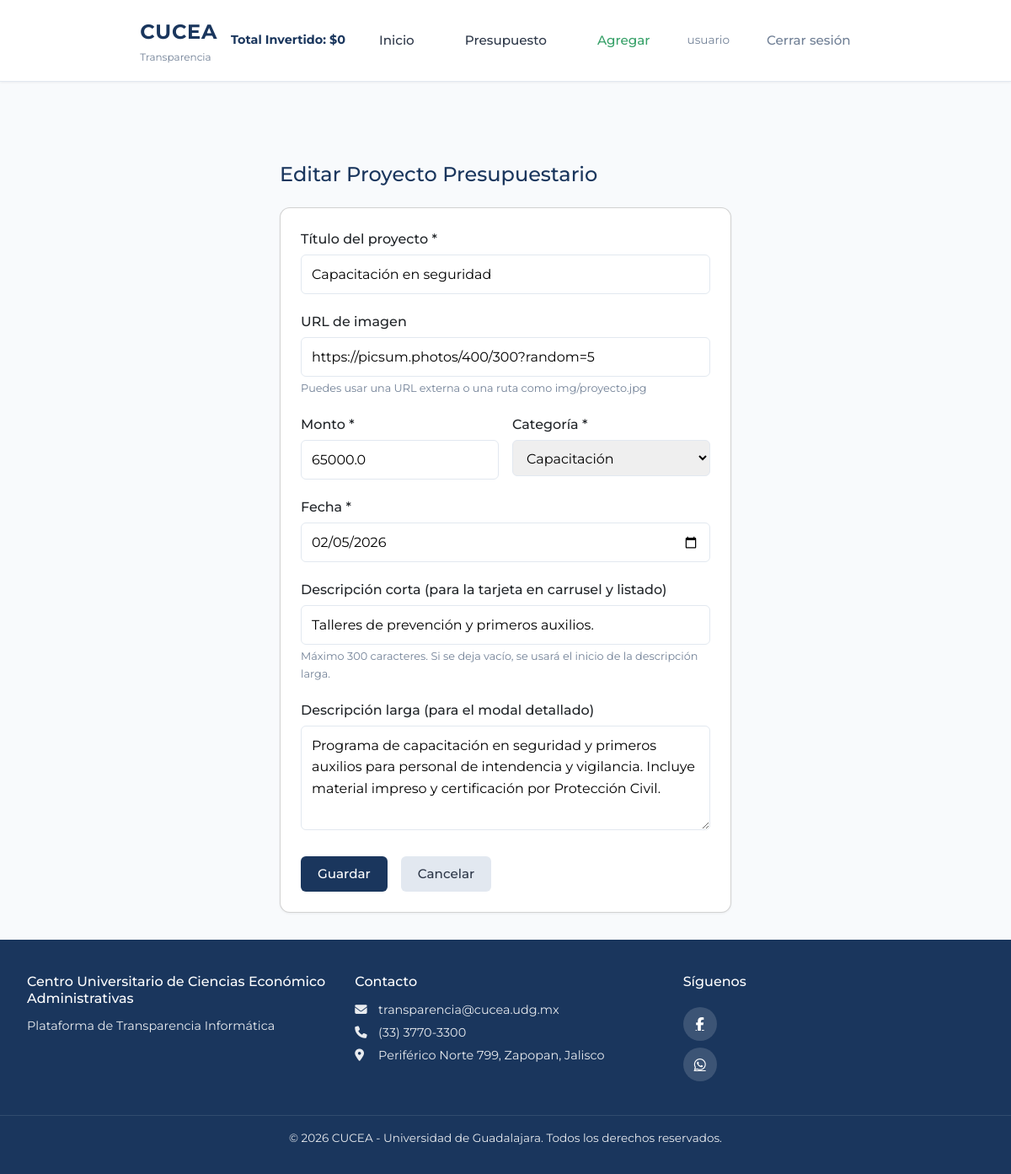
/presupuesto/editar/5 (signed in), run on the app's committed database.
### models.py (models this page shows, shortened)
class Usuario(UserMixin, db.Model):
    __tablename__ = 'usuarios'
    id = db.Column(db.Integer, primary_key=True)
    email = db.Column(db.String(120), unique=True, nullable=False, index=True)
    password_hash = db.Column(db.String(256), nullable=False)
    nombre = db.Column(db.String(100), nullable=False)
    es_admin = db.Column(db.Boolean, default=False, nullable=False)
    fecha_registro = db.Column(db.DateTime, default=datetime.utcnow)
    votos = db.relationship('VotoPresupuesto', backref='usuario', lazy='dynamic')
    @property
    def es_administrador(self):
        return self.es_admin

class Presupuesto(db.Model):
    __tablename__ = 'presupuestos'
    id = db.Column(db.Integer, primary_key=True)
    concepto = db.Column(db.String(200), nullable=False)  # Título del proyecto
    descripcion_corta = db.Column(db.String(300))  # Resumen breve para la card (si vacío se trunca descripcion)
    descripcion = db.Column(db.Text)  # Descripción larga para el modal
    imagen_url = db.Column(db.String(500))  # Ruta o URL de imagen (ej: img/proyecto1.jpg)
    monto = db.Column(db.Float, nullable=False)
    categoria = db.Column(db.String(100), nullable=False)
    fecha = db.Column(db.Date, nullable=False)  # Fecha del proyecto
    cantidad_gasto = db.Column(db.Float, default=0, nullable=False)
    likes = db.Column(db.Integer, default=0, nullable=False)
    dislikes = db.Column(db.Integer, default=0, nullable=False)
    fecha_registro = db.Column(db.DateTime, default=datetime.utcnow)
    comentarios = db.relationship('Comentario', backref='presupuesto', lazy='dynamic', order_by='Comentario.fecha_creacion')
    votos = db.relationship('VotoPresupuesto', backref='presupuesto', lazy='dynamic', foreign_keys='VotoPresupuesto.presupuesto_id')

### app.py (the view, shortened to what this page needs)
    @app.route('/presupuesto/editar/<int:id>', methods=['GET', 'POST'])
    @login_required
    def presupuesto_editar(id):
        if not current_user.es_administrador:
            abort(403)
        presupuesto = Presupuesto.query.get_or_404(id)
        return render_template('presupuesto/formulario.html', presupuesto=presupuesto, categorias=CATEGORIAS)

### templates/presupuesto/formulario.html (shortened to what this page needs)
{% extends "base/layout.html" %}
{% block content %}
<div class="form-page">
    <header class="form-header">
        <h1>{{ 'Editar' if presupuesto else 'Nuevo' }} Proyecto Presupuestario</h1>
    </header>
    <div class="card">
        <form method="POST" class="presupuesto-form" enctype="multipart/form-data">
            <div class="form-group">
                <label for="concepto">Título del proyecto *</label>
                <input type="text" id="concepto" name="concepto" required
                       value="{{ presupuesto.concepto if presupuesto else request.form.get('concepto', '') }}"
                       placeholder="Ej: Renovación de laboratorios">
            </div>
            <div class="form-group">
                <label for="imagen_url">URL de imagen</label>
                <input type="text" id="imagen_url" name="imagen_url"
                       value="{{ presupuesto.imagen_url if presupuesto else request.form.get('imagen_url', '') }}"
                       placeholder="https://ejemplo.com/imagen.jpg o img/proyecto.jpg">
                <small>Puedes usar una URL externa o una ruta como img/proyecto.jpg</small>
            </div>
            <div class="form-row">
                <div class="form-group">
                    <label for="monto">Monto *</label>
                    <input type="number" id="monto" name="monto" required step="0.01" min="0"
                           value="{{ presupuesto.monto if presupuesto else request.form.get('monto', '') }}"
                           placeholder="0.00">
                </div>
                <div class="form-group">
                    <label for="categoria">Categoría *</label>
                    <select id="categoria" name="categoria" required>
                        {% for cat in categorias %}
                        <option value="{{ cat }}" {% if (presupuesto and presupuesto.categoria == cat) or request.form.get('categoria') == cat %}selected{% endif %}>{{ cat }}</option>
                        {% endfor %}
                    </select>
                </div>
            </div>
            <div class="form-group">
                <label for="fecha">Fecha *</label>
                <input type="date" id="fecha" name="fecha" required
                       value="{{ presupuesto.fecha.strftime('%Y-%m-%d') if presupuesto else request.form.get('fecha', '') }}">
            </div>
            <div class="form-group">
                <label for="descripcion_corta">Descripción corta (para la tarjeta en carrusel y listado)</label>
                <input type="text" id="descripcion_corta" name="descripcion_corta" maxlength="300"
                       value="{{ presupuesto.descripcion_corta if presupuesto else request.form.get('descripcion_corta', '') }}"
                       placeholder="Una línea breve que se verá en la card...">
                <small>Máximo 300 caracteres. Si se deja vacío, se usará el inicio de la descripción larga.</small>
            </div>
            <div class="form-group">
                <label for="descripcion">Descripción larga (para el modal detallado)</label>
                <textarea id="descripcion" name="descripcion" rows="4"
                          placeholder="Descripción completa del proyecto...">{{ presupuesto.descripcion if presupuesto else request.form.get('descripcion', '') }}</textarea>
            </div>
            <div class="form-actions">
                <button type="submit" class="btn btn--primary">Guardar</button>
                <a href="{{ url_for('presupuestos_lista') }}" class="btn btn--secondary">Cancelar</a>
            </div>
        </form>
    </div>
</div>
{% endblock %}

### templates/base/layout.html (shortened to what this page needs)
<!DOCTYPE html>
<html lang="es">
<head>
    <link href="https://cdn.jsdelivr.net/npm/bootstrap@5.3.2/dist/css/bootstrap.min.css" rel="stylesheet">
    <link rel="stylesheet" href="https://cdnjs.cloudflare.com/ajax/libs/font-awesome/6.5.1/css/all.min.css">
    <link rel="stylesheet" href="{{ url_for('static', filename='css/main.css') }}">
</head>
<body>
    <header class="navbar navbar--sticky" id="main-navbar">
        <div class="navbar__container">
            <a href="{{ url_for('index') }}" class="navbar__brand">
                <span class="navbar__logo">CUCEA</span>
                <span class="navbar__subtitle">Transparencia</span>
            </a>
            <div class="navbar__total-invertido">
                Total Invertido: ${{ "{:,.0f}".format(total_invertido) }}
            </div>
            <nav class="navbar__menu">
                <a href="{{ url_for('index') }}" class="navbar__link">Inicio</a>
                <a href="{{ url_for('presupuestos_lista') }}" class="navbar__link">Presupuesto</a>
                {% if current_user.is_authenticated and current_user.es_administrador %}
                    <a href="{{ url_for('presupuesto_nuevo') }}" class="navbar__link navbar__link--admin">Agregar</a>
                    <span class="navbar__user">{{ current_user.nombre }}</span>
                    <a href="{{ url_for('auth_logout') }}" class="navbar__link navbar__link--logout">Cerrar sesión</a>
                {% else %}
                    <a href="{{ url_for('auth_login') }}" class="navbar__link navbar__link--cta">Iniciar Sesión</a>
                {% endif %}
            </nav>
        </div>
    </header>
    <main class="main-content">
        {% block content %}{% endblock %}
    </main>
    <footer class="footer">
        <div class="footer__content">
            <div class="footer__section">
                <h4 class="footer__title">Centro Universitario de Ciencias Económico Administrativas</h4>
                <p class="footer__text">Plataforma de Transparencia Informática</p>
            </div>
            <div class="footer__section">
                <h4 class="footer__title">Contacto</h4>
                <p class="footer__text"><i class="fas fa-envelope"></i> transparencia@cucea.udg.mx</p>
                <p class="footer__text"><i class="fas fa-phone"></i> (33) 3770-3300</p>
                <p class="footer__text"><i class="fas fa-map-marker-alt"></i> Periférico Norte 799, Zapopan, Jalisco</p>
            </div>
            <div class="footer__section footer__social">
                <h4 class="footer__title">Síguenos</h4>
                <a href="https://www.facebook.com/CUCEA.UDG" target="_blank" rel="noopener" class="footer__icon" aria-label="Facebook">
                    <i class="fab fa-facebook-f"></i>
                </a>
                <a href="https://wa.me/523337703300" target="_blank" rel="noopener" class="footer__icon" aria-label="WhatsApp">
                    <i class="fab fa-whatsapp"></i>
                </a>
            </div>
        </div>
        <div class="footer__bottom">
            <p>&copy; {{ current_year }} CUCEA - Universidad de Guadalajara. Todos los derechos reservados.</p>
        </div>
    </footer>
</body>
</html>

### static/css/main.css (style rules this page uses)
:root { --color-primary: #1a365d; --color-primary-light: #2c5282; --color-primary-hover: #2d4a7c; --color-text: #2d3748; --color-text-muted: #718096; --color-bg: #f8fafc; --color-card: #ffffff; --color-border: #e2e8f0; --shadow: 0 1px 3px rgba(0, 0, 0, 0.06); --shadow-hover: 0 4px 12px rgba(0, 0, 0, 0.1); --navbar-height: 80px; --navbar-height-scrolled: 60px; --font-main: 'Montserrat', 'Segoe UI', system-ui, sans-serif; }
* { box-sizing: border-box; }
body { margin: 0; font-family: var(--font-main); background: var(--color-bg); color: var(--color-text); line-height: 1.6; min-height: 100vh; display: flex; flex-direction: column; }
.navbar { background: var(--color-card); border-bottom: 1px solid var(--color-border); box-shadow: var(--shadow); transition: all 0.3s ease; }
.navbar--sticky { position: sticky; top: 0; z-index: 1000; }
.navbar__container { display: flex; align-items: center; justify-content: space-between; padding: 0 2rem; height: var(--navbar-height); max-width: 1200px; margin: 0 auto; transition: all 0.3s ease; }
.navbar__brand { text-decoration: none; color: var(--color-primary); display: flex; flex-direction: column; }
.navbar__logo { font-size: 1.5rem; font-weight: 700; letter-spacing: 0.03em; transition: font-size 0.3s ease; }
.navbar__subtitle { font-size: 0.75rem; color: var(--color-text-muted); transition: font-size 0.3s ease; }
.navbar__total-invertido { font-size: 0.9rem; font-weight: 700; color: var(--color-primary); padding: 0 1rem; white-space: nowrap; }
.navbar__menu { display: flex; align-items: center; gap: 0.75rem; }
.navbar__link { color: var(--color-text); text-decoration: none; font-weight: 500; font-size: 0.95rem; padding: 0.75rem 1.5rem; border-radius: 6px; transition: all 0.3s ease; }
.navbar__link--admin { color: #38a169; }
.navbar__link--logout { color: var(--color-text-muted); }
.navbar__user { font-size: 0.85rem; color: var(--color-text-muted); padding: 0 0.5rem; }
.main-content { flex: 1; padding: 0; min-height: 100vh; }
.btn { display: inline-block; padding: 0.6rem 1.25rem; border-radius: 6px; font-weight: 500; font-family: var(--font-main); text-decoration: none; cursor: pointer; border: none; font-size: 0.95rem; transition: background-color 0.2s, color 0.2s; }
.btn--primary { background: var(--color-primary); color: white; }
.btn--secondary { background: var(--color-border); color: var(--color-text); }
.form-page { max-width: 600px; margin: 0 auto; }
.form-header h1 { margin: 0 0 1.5rem; font-size: 1.5rem; color: var(--color-primary); }
.presupuesto-form .form-group { margin-bottom: 1.25rem; }
.presupuesto-form label { display: block; margin-bottom: 0.35rem; font-weight: 500; }
.presupuesto-form input, .presupuesto-form select, .presupuesto-form textarea { width: 100%; padding: 0.6rem 0.75rem; border: 1px solid var(--color-border); border-radius: 6px; font-size: 1rem; font-family: inherit; }
.presupuesto-form small { display: block; margin-top: 0.25rem; font-size: 0.8rem; color: var(--color-text-muted); }
.form-row { display: grid; grid-template-columns: 1fr 1fr; gap: 1rem; }
.form-actions { display: flex; gap: 1rem; margin-top: 1.5rem; }
.card { background: var(--color-card); border-radius: 12px; box-shadow: var(--shadow); padding: 1.5rem; }
.footer { background: var(--color-primary); color: rgba(255, 255, 255, 0.9); margin-top: auto; }
.footer__content { display: flex; flex-wrap: wrap; justify-content: space-around; gap: 2rem; padding: 2.5rem 2rem; max-width: 1200px; margin: 0 auto; }
.footer__section { flex: 1; min-width: 200px; }
.footer__title { margin: 0 0 0.75rem; font-size: 1rem; color: white; }
.footer__text { margin: 0.25rem 0; font-size: 0.9rem; }
.footer__text i { margin-right: 0.5rem; width: 1rem; }
.footer__social { display: flex; flex-direction: column; }
.footer__icon { display: inline-flex; align-items: center; justify-content: center; width: 40px; height: 40px; background: rgba(255, 255, 255, 0.15); color: white; border-radius: 50%; margin-right: 0.5rem; margin-top: 0.5rem; transition: background 0.2s; }
.footer__bottom { text-align: center; padding: 1rem 2rem; border-top: 1px solid rgba(255, 255, 255, 0.1); font-size: 0.85rem; }
.main-content .presupuestos-page, .main-content .auth-container, .main-content .form-page, .main-content .detalle-page { padding: 2rem; padding-top: calc(var(--navbar-height) + 1rem); }

### data on the page
Usuario: nombre "usuario"
Presupuesto: concepto "Capacitación en seguridad", imagen_url "https://picsum.photos/400/300?random=5", monto "65000.0", categoria "Capacitación", fecha "02/05/2026", descripcion_corta "Talleres de prevención y primeros auxilios.", descripcion "Programa de capacitación en seguridad y primeros auxilios para personal de intendencia y vigilancia. Incluye material impreso y certificación por Protección Civil."

### other printed values
{{ "{:,.0f}".format(total_invertido) }} "0"
{{ 'Editar' if presupuesto else 'Nuevo' }} "Editar"
